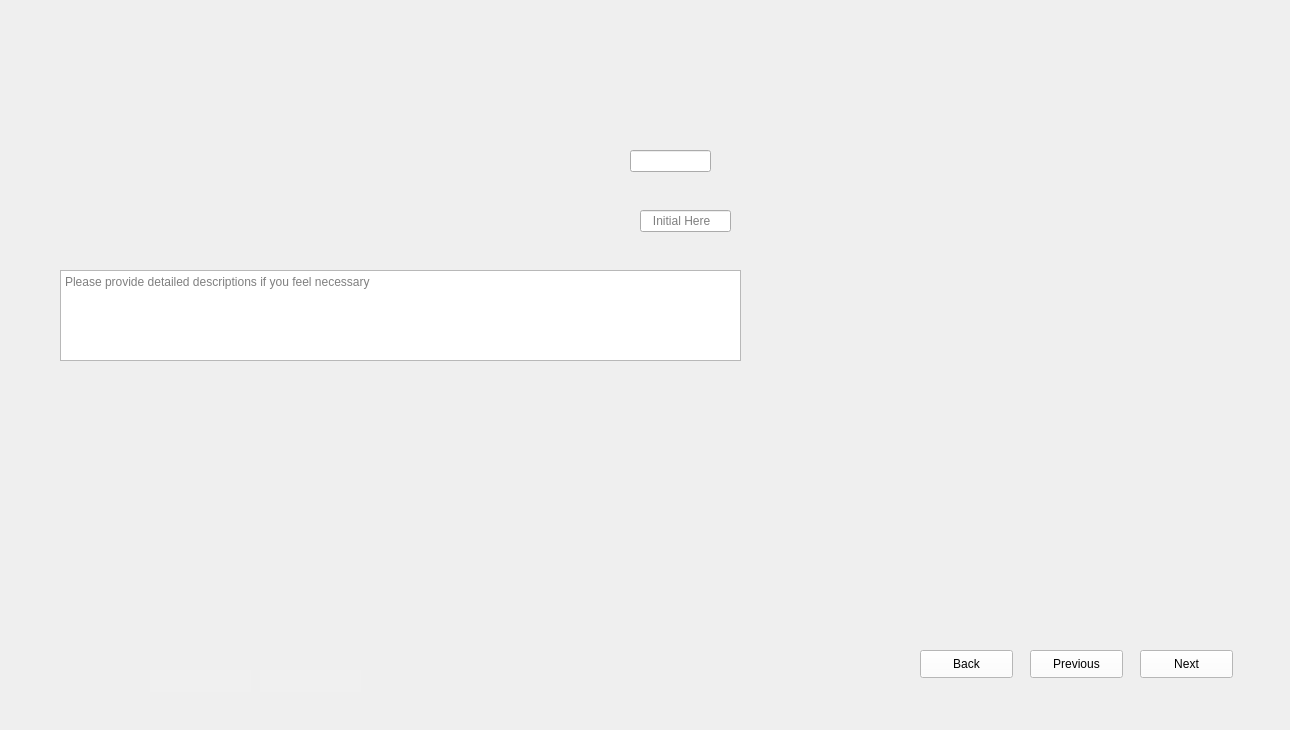
<?xml version="1.0" encoding="UTF-8"?>
<ui version="4.0">
 <class>Form</class>
 <widget class="QWidget" name="Form">
  <property name="geometry">
   <rect>
    <x>0</x>
    <y>0</y>
    <width>1290</width>
    <height>730</height>
   </rect>
  </property>
  <property name="windowTitle">
   <string>Form</string>
  </property>
  <widget class="QLabel" name="label">
   <property name="geometry">
    <rect>
     <x>0</x>
     <y>0</y>
     <width>1290</width>
     <height>730</height>
    </rect>
   </property>
   <property name="styleSheet">
    <string notr="true">background-image: url(:/images/images/Dice First Pillars_1.png);</string>
   </property>
   <property name="text">
    <string/>
   </property>
  </widget>
  <widget class="QLineEdit" name="lineEdit_Data">
   <property name="geometry">
    <rect>
     <x>630</x>
     <y>150</y>
     <width>81</width>
     <height>22</height>
    </rect>
   </property>
  </widget>
  <widget class="QLineEdit" name="lineEdit_Initials">
   <property name="geometry">
    <rect>
     <x>640</x>
     <y>210</y>
     <width>91</width>
     <height>22</height>
    </rect>
   </property>
   <property name="placeholderText">
    <string>   Initial Here</string>
   </property>
  </widget>
  <widget class="QLineEdit" name="lineEdit_Dates">
   <property name="geometry">
    <rect>
     <x>150</x>
     <y>670</y>
     <width>101</width>
     <height>22</height>
    </rect>
   </property>
   <property name="styleSheet">
    <string notr="true">QLineEdit{
background-color: rgb(240, 240, 240);
border: none;
}</string>
   </property>
  </widget>
  <widget class="QLineEdit" name="lineEdit_Steps">
   <property name="geometry">
    <rect>
     <x>260</x>
     <y>670</y>
     <width>101</width>
     <height>22</height>
    </rect>
   </property>
   <property name="styleSheet">
    <string notr="true">QLineEdit{
background-color: rgb(240, 240, 240);
border: none;
}</string>
   </property>
  </widget>
  <widget class="QTextEdit" name="textEdit">
   <property name="geometry">
    <rect>
     <x>60</x>
     <y>270</y>
     <width>681</width>
     <height>91</height>
    </rect>
   </property>
   <property name="styleSheet">
    <string notr="true"/>
   </property>
   <property name="placeholderText">
    <string>Please provide detailed descriptions if you feel necessary </string>
   </property>
  </widget>
  <widget class="QPushButton" name="pushButton_Next">
   <property name="geometry">
    <rect>
     <x>1140</x>
     <y>650</y>
     <width>93</width>
     <height>28</height>
    </rect>
   </property>
   <property name="styleSheet">
    <string notr="true">QPushButton{
background-color: rgb(255, 255, 255);
height: 35px;
}
QPushButton::hover{
background-color: rgb(0, 0, 255);
}
QPushButton:pressed{
padding-top:7px;
padding-top:7px;
}</string>
   </property>
   <property name="text">
    <string>Next</string>
   </property>
  </widget>
  <widget class="QPushButton" name="pushButton_Previous">
   <property name="geometry">
    <rect>
     <x>1030</x>
     <y>650</y>
     <width>93</width>
     <height>28</height>
    </rect>
   </property>
   <property name="styleSheet">
    <string notr="true">QPushButton{
background-color: rgb(255, 255, 255);
height: 35px;
}
QPushButton::hover{
background-color: rgb(0, 0, 255);
}
QPushButton:pressed{
padding-top:7px;
padding-top:7px;
}</string>
   </property>
   <property name="text">
    <string>Previous</string>
   </property>
  </widget>
  <widget class="QPushButton" name="pushButton_3">
   <property name="geometry">
    <rect>
     <x>920</x>
     <y>650</y>
     <width>93</width>
     <height>28</height>
    </rect>
   </property>
   <property name="styleSheet">
    <string notr="true">QPushButton{
background-color: rgb(255, 255, 255);
height: 35px;
}
QPushButton::hover{
background-color: rgb(0, 0, 255);
}
QPushButton:pressed{
padding-top:7px;
padding-top:7px;
}</string>
   </property>
   <property name="text">
    <string>Back</string>
   </property>
  </widget>
 </widget>
 <resources>
  <include location="D:/ECED4901SYPIIFiles/SNYProject/UI_design/LoginUI_Design/resource.qrc"/>
 </resources>
 <connections/>
</ui>
